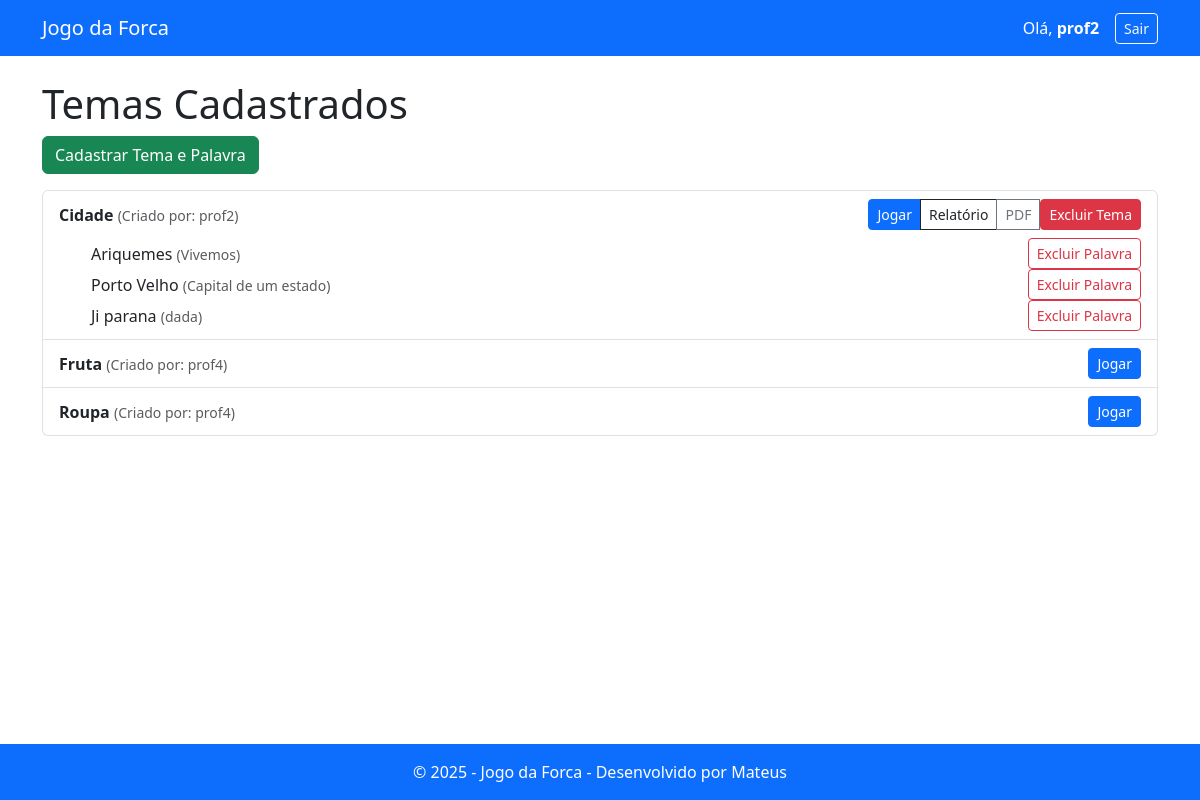
Page /temas/ (signed in) on the committed database.
### jogo/models.py (models this page shows, shortened)
class Tema(models.Model):
    nome = models.CharField(max_length=100)
    criado_por = models.ForeignKey(User, on_delete=models.CASCADE, related_name="temas_criados")
    criado_em = models.DateTimeField(auto_now_add=True)

class Palavra(models.Model):
    tema = models.ForeignKey(Tema, on_delete=models.CASCADE, related_name="palavras")
    texto = models.CharField(max_length=100)
    dica = models.TextField(blank=True, null=True)
    explicacao = models.TextField(blank=True, null=True)

### jogo/views.py (the view)
# urls.py: path('temas/', TemaListView.as_view(), name='lista_temas'),
class TemaListView(ListView):
    model = Tema
    template_name = 'jogo/lista_temas.html'
    context_object_name = 'temas'
    def get_context_data(self, **kwargs):
        context = super().get_context_data(**kwargs)
        user = self.request.user
        context['is_professor'] = user.is_authenticated and user.groups.filter(name='professor').exists()
        context['is_anonimo'] = not user.is_authenticated
        return context

### jogo/templates/jogo/lista_temas.html (shortened to what this page needs)
{% extends 'jogo/base.html' %}
{% block content %}
  <h1>Temas Cadastrados</h1>
  {% if is_professor %}
    <a href="{% url 'cadastro_tema_palavra' %}" class="btn btn-success mb-3">Cadastrar Tema e Palavra</a>
  {% endif %}
  <ul class="list-group">
    {% for tema in temas %}
      <li class="list-group-item">
        <div class="d-flex justify-content-between align-items-center">
          <div>
            <strong>{{ tema.nome }}</strong>
            <small class="text-muted">(Criado por: {{ tema.criado_por.username }})</small>
          </div>
          <div class="btn-group">
            {% if user.is_authenticated %}
              <a href="{% url 'jogar_por_tema' tema.id %}" class="btn btn-primary btn-sm">Jogar</a>
            {% else %}
              <a href="{% url 'jogar_por_tema' tema.id %}?anonimo=1" class="btn btn-outline-secondary btn-sm">Jogar como anônimo</a>
            {% endif %}
            {% if is_professor and tema.criado_por == user %}
              <a href="{% url 'relatorio' %}?tema={{ tema.id }}" class="btn btn-outline-dark btn-sm">Relatório</a>
              <a href="{% url 'gerar_pdf' tema.id %}" class="btn btn-outline-secondary btn-sm">PDF</a>
              <form action="{% url 'excluir_tema' tema.id %}" method="post" class="d-inline">
                <button class="btn btn-danger btn-sm" onclick="return confirm('Tem certeza que deseja excluir este tema?')">Excluir Tema</button>
              </form>
            {% endif %}
          </div>
        </div>
        {% if is_professor and tema.criado_por == user %}
          <ul class="mt-2">
            {% for palavra in tema.palavras.all %}
              <li class="d-flex justify-content-between align-items-center">
                <div>
                  {{ palavra.texto }} <small class="text-muted">({{ palavra.dica }})</small>
                </div>
                <div class="btn-group">
                  <form action="{% url 'excluir_palavra' palavra.id %}" method="post" class="d-inline">
                    <button class="btn btn-outline-danger btn-sm" onclick="return confirm('Excluir palavra {{ palavra.texto }}?')">Excluir Palavra</button>
                  </form>
                </div>
              </li>
            {% empty %}
              <li><small class="text-muted">Sem palavras cadastradas.</small></li>
            {% endfor %}
          </ul>
        {% endif %}
      </li>
    {% empty %}
      <li class="list-group-item">Nenhum tema cadastrado ainda.</li>
    {% endfor %}
  </ul>
{% endblock %}

### jogo/templates/jogo/base.html (shortened to what this page needs)
{% load static %}
{% load widget_tweaks %}
<!DOCTYPE html>
<html lang="pt-br">
<head>
    <link href="https://cdn.jsdelivr.net/npm/bootstrap@5.3.0/dist/css/bootstrap.min.css" rel="stylesheet" />
</head>
<body>
<nav class="navbar navbar-expand-lg navbar-dark bg-primary">
  <div class="container">
    <a class="navbar-brand" href="{% url 'index' %}">Jogo da Forca</a>
    <div class="collapse navbar-collapse" id="navbarsExample07">
      <ul class="navbar-nav ms-auto mb-2 mb-lg-0 align-items-center">
        {% if user.is_authenticated %}
        <li class="nav-item me-2">
          <span class="nav-link">Olá, <strong>{{ user.username }}</strong></span>
        </li>
        <li class="nav-item">
          <form method="post" action="{% url 'logout' %}" class="d-inline">
            <button type="submit" class="btn btn-outline-light btn-sm">Sair</button>
          </form>
        </li>
        {% endif %}
      </ul>
    </div>
  </div>
</nav>
<main class="container mt-4">
    {% block content %}{% endblock %}
</main>
<footer class="bg-primary text-white text-center py-3">
    <div class="container">
        © 2025 - Jogo da Forca - Desenvolvido por Mateus
    </div>
</footer>
</body>
</html>

### jogo/templates/jogo/base.html (style rules this page uses)
html, body { height: 100%; }
body { display: flex; flex-direction: column; }
main { flex: 1; }
.navbar .nav-link, .navbar span { color: white !important; }

### rows in the picture
Tema: nome "Cidade", criado_por.username "prof2"
Palavra: texto "Ariquemes", dica "Vivemos"
Palavra: texto "Porto Velho", dica "Capital de um estado"
Palavra: texto "Ji parana", dica "dada"
Tema: nome "Fruta", criado_por.username "prof4"
Tema: nome "Roupa", criado_por.username "prof4"

### other values in the picture
{{ user.username }} "prof2"
